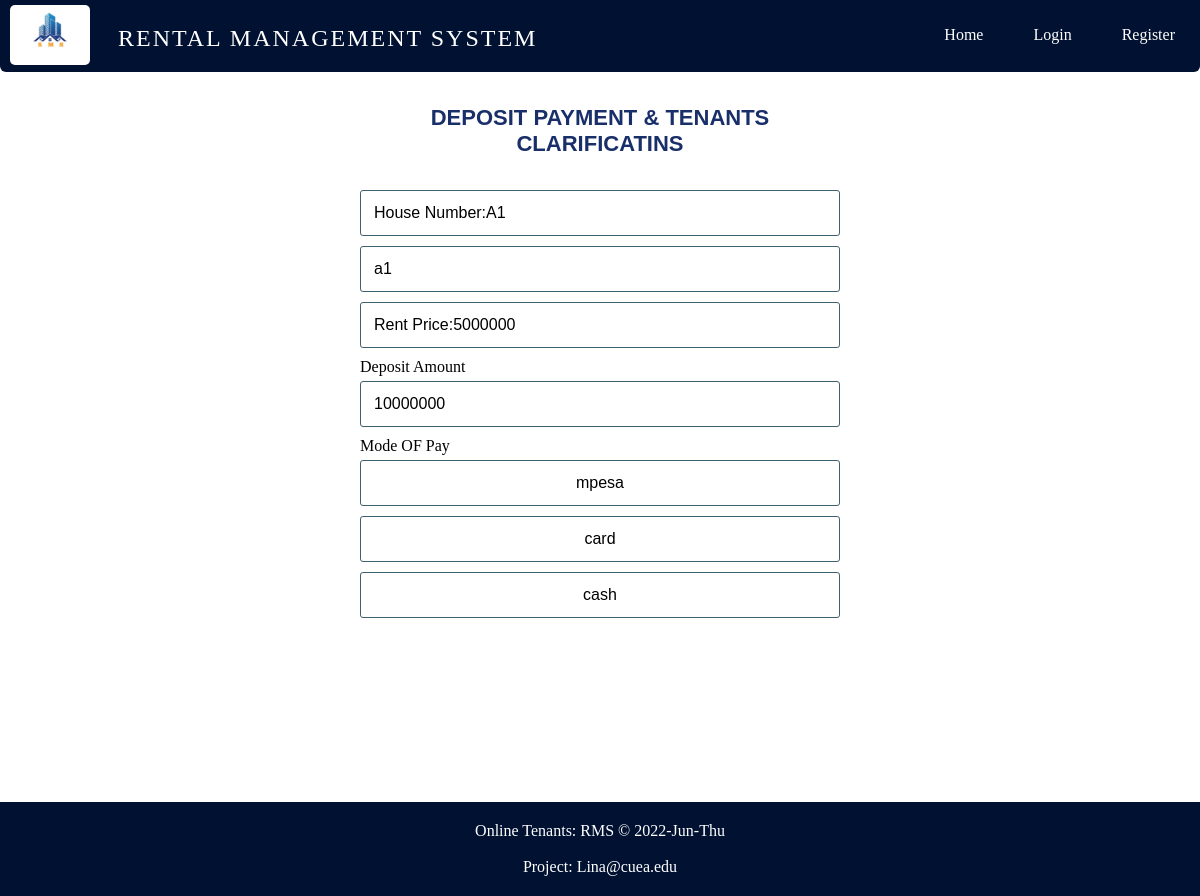
The app's page /deposit_house.php?deposit=a1 with its own data.
### tables this page shows
CREATE TABLE `houses` (
  `id` int(11) NOT NULL,
  `user_id` int(11) DEFAULT NULL,
  `title` varchar(255) NOT NULL,
  `slug` varchar(255) NOT NULL,
  `price` double NOT NULL,
  `views` int(1) NOT NULL DEFAULT 0,
  `image` varchar(255) NOT NULL,
  `body` text NOT NULL,
  `published` tinyint(1) NOT NULL,
  `created_at` datetime DEFAULT current_timestamp() ON UPDATE current_timestamp(),
  `updated_at` datetime DEFAULT NULL
);

### includes/public_functions.php (called while the page is built, shortened)
<?php
function getHouseForBookings($id){
	global $conn;
	$deposit_house_slug = $_GET['deposit'];
	$sql = "SELECT * FROM houses WHERE slug='$deposit_house_slug' AND published=true";
	$result = mysqli_query($conn, $sql);
	$house = mysqli_fetch_assoc($result);
	return $house;
}
?>

### deposit_house.php (the view, shortened to what this page needs)
<?php  include('config.php'); ?>
<?php  include('includes/public_functions.php'); ?>
<?php  include('includes/head_section.php'); ?>
<?php
	if (isset($_GET['deposit'])) {
		$house = getHouseForBookings($_GET['deposit']);
	}
?>
</head>
<body>
<div class="container">
	<?php include( ROOT_PATH . '/includes/navbar.php'); ?>
	<div style="width: 40%; margin: 20px auto;">
		<form method="post" action="deposit_house.php" >
			<h2>DEPOSIT PAYMENT & TENANTS CLARIFICATINS</h2>
			<input type="text" name="house" value="House Number:<?php echo $house['title']; ?>" placeholder="" readonly>
			<input type="text" name="house_slug" value="<?php echo $house['slug']; ?>" placeholder="">
			<input type="text" name="rent" value="Rent Price:<?php echo $house['price']; ?>" placeholder="Deposit Amount" readonly>
			<label>Deposit Amount</label>
			<input type="text" name="deposit_amount" value="<?php echo $house['price'] * 2; ?>" placeholder="Deposit Amount" readonly>
			<label>Mode OF Pay</label>
			<input type="button" onclick="myFunctionMpesa();" value="mpesa" name="mode_of_pay" />
			<input type="button" onclick="myFunctionCard();" value="card" name="mode_of_pay" />
			<input type="button" onclick="myFunctionCash();" value="cash" name="mode_of_pay" />
		</form>
	</div>
</div>
	<?php include( ROOT_PATH . '/includes/footer.php'); ?>

### static/css/public_styling.css (style rules this page uses)
* { margin: 0px; padding: 0px; }
html { height: 100%; box-sizing: border-box; }
body { position: relative; margin: 0; padding-bottom: 6rem; min-height: 100%; }
h1, h2, h3, h4, h5, h6 { color: rgb(33, 44, 146); }
form h2 { margin: 25px auto; text-align: center; width: 400px; font-family: sans-serif; text-align: center; color: #192f6a; font-size: 22px; background-color: #ffffff; border-radius: 10px; padding: 8px; }
form input { width: 100%; display: block; padding: 13px 13px; font-size: 1em; margin: 5px auto 10px; border-radius: 3px; box-sizing : border-box; background: transparent; border: 1px solid #3E606F; }
.container { width: 100%; margin: 0px auto; }

### records on screen
houses: house "House Number:A1", house_slug "a1", rent "Rent Price:5000000", deposit_amount "10000000"
